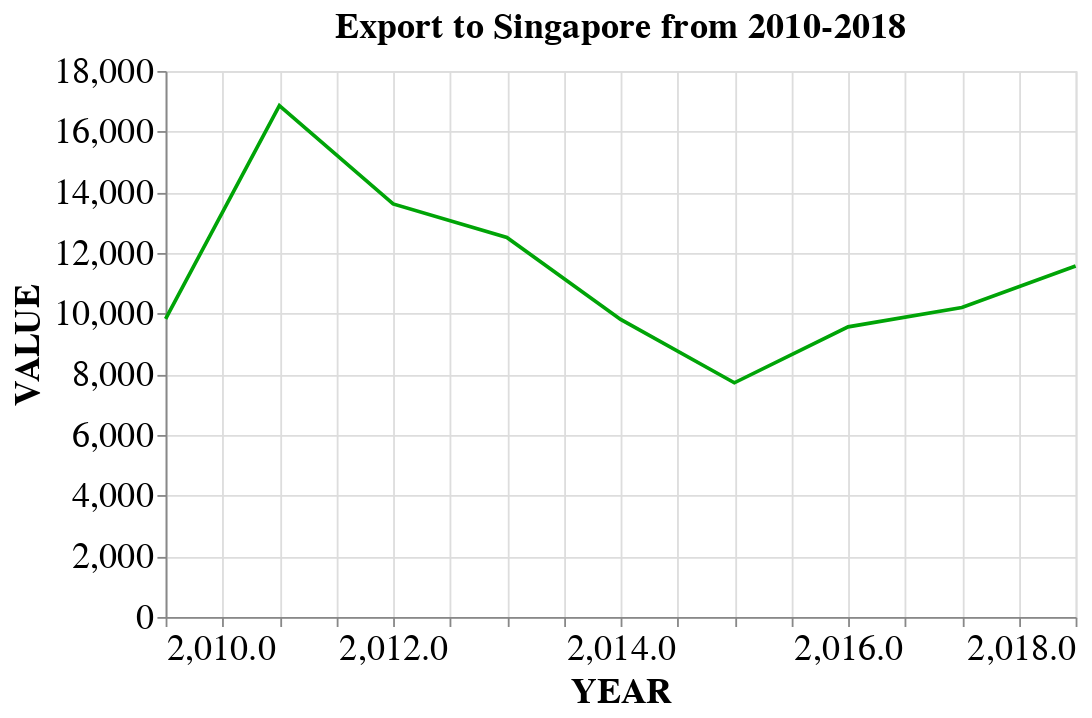

The code cell stored with this chart in its notebook:
### Code cell
alt.Chart(singapore,title='Export to Singapore from 2010-2018',).mark_line(color='#00A407').encode(x=alt.X('year',axis=alt.Axis(title='YEAR')),y=alt.Y('value',axis=alt.Axis(title='VALUE'))).properties(width=500).configure_axis(labelFontSize=20,titleFontSize=20).configure_title(fontSize=20)

### Figure 1 — Vega-Lite specification as saved in the notebook (floating-point values rounded to 4 significant figures)
{"config": {"view": {"continuousWidth": 400, "continuousHeight": 300}, "axis": {"labelFontSize": 20, "titleFontSize": 20}, "title": {"fontSize": 20}}, "data": {"name": "data-7fe50e69bfc6ad935a6761a6fa02fbdc"}, "mark": {"type": "line", "color": "#00A407"}, "encoding": {"x": {"type": "quantitative", "axis": {"title": "YEAR"}, "field": "year"}, "y": {"type": "quantitative", "axis": {"title": "VALUE"}, "field": "value"}}, "title": "Export to Singapore from 2010-2018", "width": 500, "$schema": "https://vega.github.io/schema/vega-lite/v4.8.1.json", "datasets": {"data-7fe50e69bfc6ad935a6761a6fa02fbdc": [{"year": 2010, "country": "SINGAPORE", "value": 9825.0}, {"year": 2011, "country": "SINGAPORE", "value": 16860.0}, {"year": 2012, "country": "SINGAPORE", "value": 13620.0}, {"year": 2013, "country": "SINGAPORE", "value": 12510.0}, {"year": 2014, "country": "SINGAPORE", "value": 9809.0}, {"year": 2015, "country": "SINGAPORE", "value": 7720.0}, {"year": 2016, "country": "SINGAPORE", "value": 9564.0}, {"year": 2017, "country": "SINGAPORE", "value": 10200.0}, {"year": 2018, "country": "SINGAPORE", "value": 11570.0}]}}
